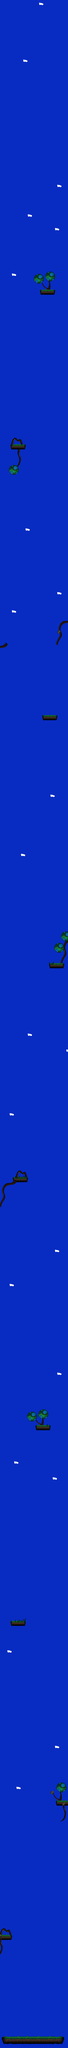

Rendered tile map (Tiled .tmx) drawn with the repository's tilesets; below, a short description and the map source with its tile grids summarised:
An orthogonal 30x900 tile map with 32x32 px tiles, 5 tile layers (first base layer, Base Layer, Grass Layer, Tangle Layer, ...), 2 tilesets and 49 objects (fuel).

<map version="1.0" orientation="orthogonal" renderorder="right-down" width="30" height="900" tilewidth="32" tileheight="32" nextobjectid="62">
 <tileset firstgid="1" name="p2_template" tilewidth="32" tileheight="32" tilecount="450">
  <image source="p2_template.png" trans="ffffff" width="800" height="600" />
 </tileset>
 <tileset firstgid="451" name="map_test_01_pixelmap" tilewidth="32" tileheight="32" tilecount="238">
  <image source="map_test_01_pixelmap.jpg" trans="22b14c" width="454" height="570" />
 </tileset>
 <layer name="first base layer" width="30" height="900">
  <data>[27000 cells, 27000 non-empty, 26 distinct tile ids]</data>
 </layer>
 <layer name="Base Layer" width="30" height="900">
  <data>[27000 cells, 418 non-empty, 122 distinct tile ids]</data>
 </layer>
 <layer name="Grass Layer" width="30" height="900">
  <data>[27000 cells, 48 non-empty, 42 distinct tile ids]</data>
 </layer>
 <layer name="Tangle Layer" width="30" height="900">
  <data>[27000 cells, 340 non-empty, 144 distinct tile ids]</data>
 </layer>
 <layer name="Ball Layer" width="30" height="900">
  <data>[27000 cells, 243 non-empty, 46 distinct tile ids]</data>
 </layer>
 <objectgroup name="oj">
  <object id="4" x="-2" y="27206" width="170" height="80" />
  <object id="5" x="168" y="27202">
   <polyline points="0,0 -34,-60 -70,-62 -120,-84 -174,-8" />
  </object>
  <object id="6" x="14" y="27290">
   <polyline points="0,0 28,102 -14,192" />
  </object>
  <object id="7" x="0" y="27454">
   <polyline points="0,0 18,-84 2,-122" />
  </object>
  <object id="8" x="888" y="25392">
   <polyline points="0,0 26,112 -6,196 -28,216 14,200 52,106 26,32 24,-6" />
  </object>
  <object id="9" x="822" y="25312">
   <polyline points="0,0 -60,-54 -74,-86 2,-8 30,-58 20,-118 50,-74 46,-4" />
  </object>
  <object id="10" x="792" y="25320" width="168" height="78" />
  <object id="11" x="814" y="25090" width="114" height="96" />
  <object id="12" x="720" y="25188" width="34" height="40" />
  <object id="13" x="148" y="22802" width="210" height="62" />
  <object id="14" x="502" y="20048" width="206" height="68" />
  <object id="15" x="402" y="19872" width="102" height="98" />
  <object id="16" x="558" y="19838" width="106" height="102" />
  <object id="17" x="504" y="19974">
   <polyline points="0,0 58,68" />
  </object>
  <object id="18" x="512" y="19960">
   <polyline points="0,0 68,64 82,-8" />
  </object>
  <object id="19" x="612" y="19956">
   <polyline points="0,0 -2,88" />
  </object>
  <object id="20" x="8" y="16964">
   <polyline points="0,0 62,-126 48,-248 112,-298 222,-336" />
  </object>
  <object id="21" x="0" y="16914">
   <polyline points="0,0 40,-88 26,-150 54,-254 150,-284 186,-302" />
  </object>
  <object id="23" x="186" y="16546" width="204" height="80" />
  <object id="25" x="228" y="16536">
   <polyline points="0,0 26,-64 68,-70 94,-44 126,-54 158,16" />
  </object>
  <object id="26" x="858" y="13546">
   <polyline points="0,0 4,-56 48,-144 40,-184" />
  </object>
  <object id="27" x="924" y="13234">
   <polyline points="0,0 -24,54" />
  </object>
  <object id="28" x="954" y="13252">
   <polyline points="0,0 -34,74 -20,174 -82,288" />
  </object>
  <object id="29" x="780" y="13284" width="108" height="90" />
  <object id="30" x="880" y="13122" width="74" height="98" />
  <object id="31" x="598" y="10070" width="208" height="56" />
  <object id="32" x="-2" y="9082">
   <polyline points="0,0 84,-42 102,-22 72,18 4,28" />
  </object>
  <object id="33" x="784" y="9064">
   <polyline points="0,0 58,-156 30,-168 42,-202 78,-314 176,-336" />
  </object>
  <object id="34" x="790" y="9070">
   <polyline points="0,0 30,2 40,-56 86,-128 62,-204 84,-288 170,-314" />
  </object>
  <object id="35" x="232" y="6550">
   <polyline points="0,0 40,-78 14,-168 26,-224" />
  </object>
  <object id="36" x="248" y="6550">
   <polyline points="0,0 44,-78 28,-154 34,-230" />
  </object>
  <object id="37" x="164" y="6244">
   <polyline points="0,0 24,-78 68,-80 90,-62 128,-66 156,-8" />
  </object>
  <object id="38" x="140" y="6564" width="114" height="90" />
  <object id="40" x="148" y="6256" width="208" height="58" />
  <object id="41" x="568" y="4074" width="210" height="66" />
  <object id="42" x="492" y="3874" width="112" height="90" />
  <object id="43" x="652" y="3842" width="116" height="100" />
  <object id="49" x="695.333" y="13558" width="206" height="54" />
 </objectgroup>
 <objectgroup name="safe">
  <object id="1" x="30" y="28642" width="874" height="104" />
  <object id="47" x="599.333" y="10060" width="207.333" height="9.33333" />
  <object id="48" x="699.333" y="13544.7" width="154.667" height="10.6667" />
  <object id="50" x="877.333" y="13542.7" width="23.3333" height="14.6667" />
  <object id="52" x="620.667" y="20040" width="88" height="7.33333" />
  <object id="53" x="500.667" y="20042" width="54.6667" height="4.66667" />
  <object id="54" x="148" y="22793.3" width="210.667" height="8.66667" />
 </objectgroup>
 <objectgroup name="fuel">
  <object id="60" x="424" y="26204" width="28" height="44" />
 </objectgroup>
 <objectgroup name="shield">
  <object id="56" name="fuel" x="392" y="24048" width="40" height="40" />
  <object id="58" x="284" y="16188" width="40" height="40" />
  <object id="59" x="676" y="9992" width="40" height="40" />
 </objectgroup>
</map>
